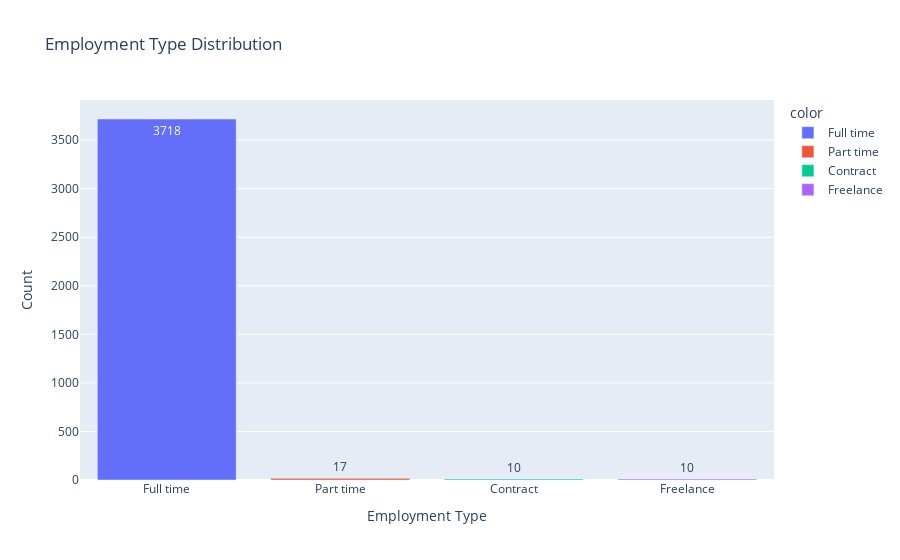

Source (notebook cell):
### Code cell
fig = px.bar(x = group.index, y = group.values, color = group.index, text = group.values, 
       title = 'Employment Type Distribution')
fig.update_layout(xaxis_title = "Employment Type", yaxis_title = "Count")
fig.show()

### Figure 1 — Plotly figure (JSON) as saved in the notebook; plotly's stock layout.template omitted (floating-point values rounded to 4 significant figures)
{"data": [{"alignmentgroup": "True", "hovertemplate": "color=Full time<br>x=%{x}<br>y=%{y}<br>text=%{text}<extra></extra>", "legendgroup": "Full time", "marker": {"color": "#636efa", "pattern": {"shape": ""}}, "name": "Full time", "offsetgroup": "Full time", "orientation": "v", "showlegend": true, "text": [3718], "textposition": "auto", "type": "bar", "x": ["Full time"], "xaxis": "x", "y": [3718], "yaxis": "y"}, {"alignmentgroup": "True", "hovertemplate": "color=Part time<br>x=%{x}<br>y=%{y}<br>text=%{text}<extra></extra>", "legendgroup": "Part time", "marker": {"color": "#EF553B", "pattern": {"shape": ""}}, "name": "Part time", "offsetgroup": "Part time", "orientation": "v", "showlegend": true, "text": [17], "textposition": "auto", "type": "bar", "x": ["Part time"], "xaxis": "x", "y": [17], "yaxis": "y"}, {"alignmentgroup": "True", "hovertemplate": "color=Contract<br>x=%{x}<br>y=%{y}<br>text=%{text}<extra></extra>", "legendgroup": "Contract", "marker": {"color": "#00cc96", "pattern": {"shape": ""}}, "name": "Contract", "offsetgroup": "Contract", "orientation": "v", "showlegend": true, "text": [10], "textposition": "auto", "type": "bar", "x": ["Contract"], "xaxis": "x", "y": [10], "yaxis": "y"}, {"alignmentgroup": "True", "hovertemplate": "color=Freelance<br>x=%{x}<br>y=%{y}<br>text=%{text}<extra></extra>", "legendgroup": "Freelance", "marker": {"color": "#ab63fa", "pattern": {"shape": ""}}, "name": "Freelance", "offsetgroup": "Freelance", "orientation": "v", "showlegend": true, "text": [10], "textposition": "auto", "type": "bar", "x": ["Freelance"], "xaxis": "x", "y": [10], "yaxis": "y"}], "layout": {"barmode": "relative", "legend": {"title": {"text": "color"}, "tracegroupgap": 0}, "title": {"text": "Employment Type Distribution"}, "xaxis": {"anchor": "y", "domain": [0, 1], "title": {"text": "Employment Type"}}, "yaxis": {"anchor": "x", "domain": [0, 1], "title": {"text": "Count"}}}}
